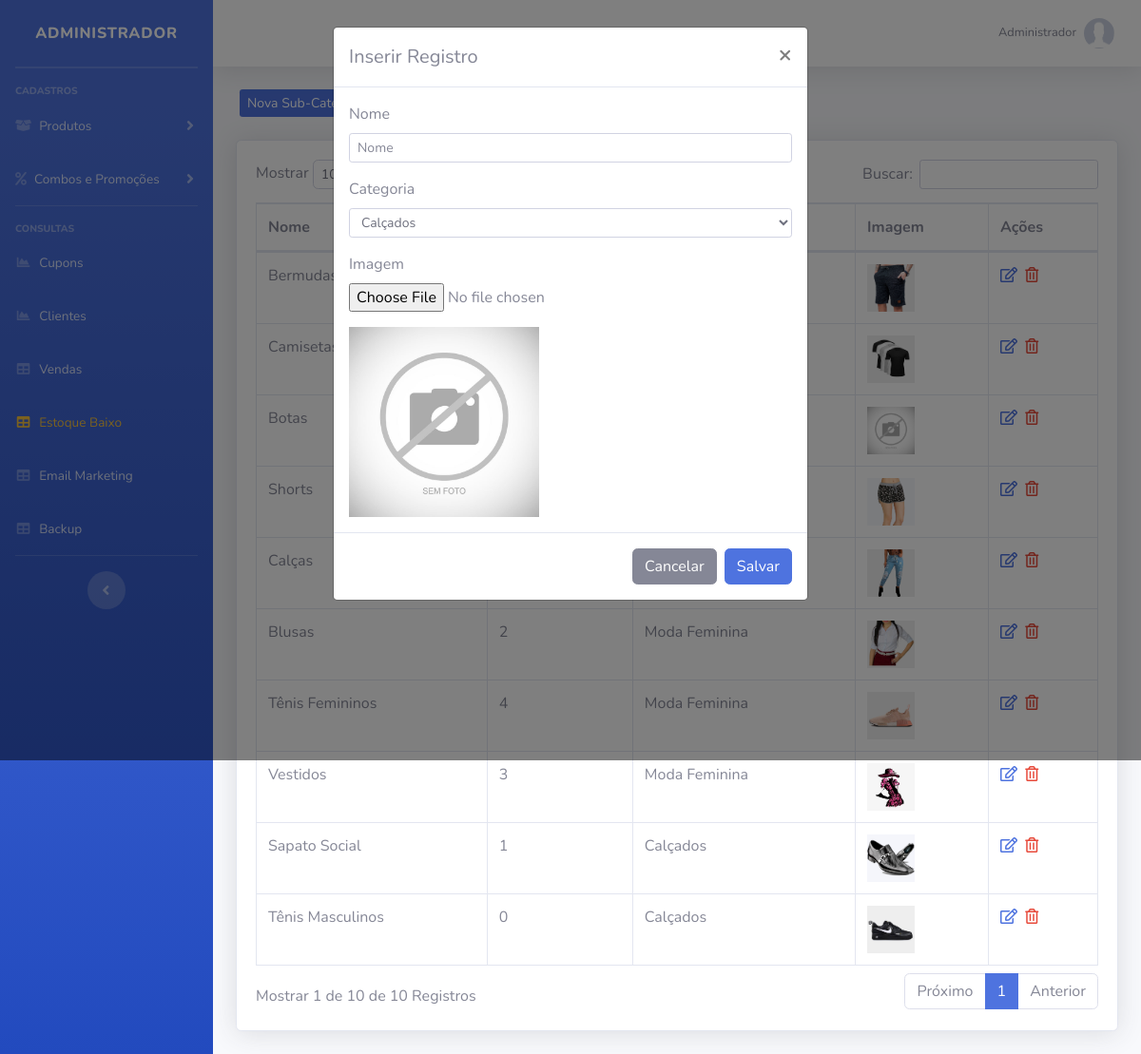
The page /sistema/painel-admin/index.php?pag=sub-categorias&funcao=novo (signed in) on the database its author committed.
### tables this page shows
CREATE TABLE `usuarios` (
  `id` int(11) NOT NULL AUTO_INCREMENT,
  `nome` varchar(50) NOT NULL,
  `cpf` varchar(20) NOT NULL,
  `email` varchar(50) NOT NULL,
  `senha` varchar(35) NOT NULL,
  `senha_crip` varchar(150) NOT NULL,
  `nivel` varchar(20) NOT NULL,
  PRIMARY KEY (`id`)
);

CREATE TABLE `sub_categorias` (
  `id` int(11) NOT NULL AUTO_INCREMENT,
  `nome` varchar(50) NOT NULL,
  `nome_url` varchar(50) NOT NULL,
  `imagem` varchar(100) NOT NULL,
  `id_categoria` int(11) NOT NULL,
  PRIMARY KEY (`id`)
);

CREATE TABLE `categorias` (
  `id` int(11) NOT NULL AUTO_INCREMENT,
  `nome` varchar(50) NOT NULL,
  `nome_url` varchar(50) NOT NULL,
  `imagem` varchar(100) NOT NULL,
  PRIMARY KEY (`id`)
);

### config.php (called while the page is built, shortened)
<?php
$nivel_estoque = 5;
 ?>

### sistema/painel-admin/sub-categorias.php (the view, shortened to what this page needs)
<?php
$pag = "sub-categorias";
require_once("../../conexao.php");
?>
<div class="row mt-4 mb-4">
    <a type="button" class="btn-primary btn-sm ml-3 d-none d-md-block" href="index.php?pag=<?php echo $pag ?>&funcao=novo">Nova Sub-Categoria</a>
</div>
<div class="card shadow mb-4">
    <div class="card-body">
        <div class="table-responsive">
            <table class="table table-bordered" id="dataTable" width="100%" cellspacing="0">
                <thead>
                    <tr>
                        <th>Nome</th>
                        <th>Produtos</th>
                        <th>Categoria</th>
                        <th>Imagem</th>
                        <th>Ações</th>
                    </tr>
                </thead>
                <tbody>
                   <?php
                   $query = $pdo->query("SELECT * FROM sub_categorias order by id desc ");
                   $res = $query->fetchAll(PDO::FETCH_ASSOC);
                   for ($i=0; $i < count($res); $i++) {
                      $nome = $res[$i]['nome'];
                      $imagem = $res[$i]['imagem'];
                      $categoria = $res[$i]['id_categoria'];
                      $id = $res[$i]['id'];
                      $query2 = $pdo->query("SELECT * from categorias where id = '$categoria' ");
                      $res2 = $query2->fetchAll(PDO::FETCH_ASSOC);
                      $nome_cat = $res2[0]['nome'];
                      $query3 = $pdo->query("SELECT * FROM produtos where sub_categoria = '$id' ");
                      $res3 = $query3->fetchAll(PDO::FETCH_ASSOC);
                      $itens = @count($res3);
                      ?>
                    <tr>
                        <td><?php echo $nome ?></td>
                        <td><?php echo $itens ?></td>
                        <td><?php echo $nome_cat ?></td>
                        <td><img src="../../img/sub-categorias/<?php echo $imagem ?>" width="50"></td>
                        <td>
                             <a href="index.php?pag=<?php echo $pag ?>&funcao=editar&id=<?php echo $id ?>" class='text-primary mr-1' title='Editar Dados'><i class='far fa-edit'></i></a>
                            <a href="index.php?pag=<?php echo $pag ?>&funcao=excluir&id=<?php echo $id ?>" class='text-danger mr-1' title='Excluir Registro'><i class='far fa-trash-alt'></i></a>
                        </td>
                    </tr>
<?php } ?>
                </tbody>
            </table>
        </div>
    </div>
</div>
<div class="modal fade" id="modalDados" tabindex="-1" role="dialog" aria-labelledby="exampleModalLabel" aria-hidden="true">
    <div class="modal-dialog" role="document">
        <div class="modal-content">
            <div class="modal-header">
                <?php
                if (@$_GET['funcao'] == 'editar') {
                    $titulo = "Editar Registro";
                    $id2 = $_GET['id'];
                    $query = $pdo->query("SELECT * FROM sub_categorias where id = '" . $id2 . "' ");
                    $res = $query->fetchAll(PDO::FETCH_ASSOC);
                    $nome2 = $res[0]['nome'];
                    $imagem2 = $res[0]['imagem'];
                    $categoria2 = $res[0]['id_categoria'];
                } else {
                    $titulo = "Inserir Registro";
                }
                ?>
                <h5 class="modal-title" id="exampleModalLabel"><?php echo $titulo ?></h5>
                <button type="button" class="close" data-dismiss="modal" aria-label="Close">
                    <span aria-hidden="true">&times;</span>
                </button>
            </div>
            <form id="form" method="POST">
                <div class="modal-body">
                    <div class="form-group">
                        <label >Nome</label>
                        <input value="<?php echo @$nome2 ?>" type="text" class="form-control form-control-sm" id="nome-cat" name="nome-cat" placeholder="Nome">
                    </div>
                     <div class="form-group">
                        <label >Categoria</label>
                        <select class="form-control form-control-sm" name="categoria" id="categoria">
                            <?php
                                 $query2 = $pdo->query("SELECT * from categorias order by nome asc ");
                                     $res2 = $query2->fetchAll(PDO::FETCH_ASSOC);
                                     for ($i=0; $i < count($res2); $i++) {
                                        if(@$nomeCat != $res2[$i]['nome']){
                                           echo "<option value='".$res2[$i]['id']."' >" . $res2[$i]['nome'] . "</option>";
                                        }
                                    }
                             ?>
                        </select>
                    </div>
                    <div class="form-group">
                        <label >Imagem</label>
                        <input type="file" value="<?php echo @$imagem2 ?>"  class="form-control-file" id="imagem" name="imagem" onChange="carregarImg();">
                    </div>
                    <?php if(@$imagem2 != ""){ ?>
                    	 <img src="../../img/sub-categorias/<?php echo $imagem2 ?>" width="200" height="200" id="target">
                 	<?php  }else{ ?>
                    <img src="../../img/sub-categorias/sem-foto.jpg" width="200" height="200" id="target">
                	<?php } ?>
                </div>
                <div class="modal-footer">
                    <button type="button" id="btn-fechar" class="btn btn-secondary" data-dismiss="modal">Cancelar</button>
                    <button type="submit" name="btn-salvar" id="btn-salvar" class="btn btn-primary">Salvar</button>
                </div>
            </form>
        </div>
    </div>
</div>

### sistema/painel-admin/index.php (shortened to what this page needs)
<?php
require_once("../../conexao.php");
$query = $pdo->query("SELECT * FROM produtos where estoque <= '$nivel_estoque' order by estoque asc ");
$res = $query->fetchAll(PDO::FETCH_ASSOC);
if(@count($res) > 0){
    $classe_estoque = 'text-warning';
}else{
    $classe_estoque = '';
}
$pag = @$_GET["pag"];
$menu1 = "produtos";
$menu2 = "categorias";
$menu3 = "sub-categorias";
$menu4 = "combos";
$menu5 = "promocoes";
$menu6 = "clientes";
$menu7 = "vendas";
$menu8 = "backup";
$menu9 = "tipo-envios";
$menu10 = "carac";
$menu11 = "alertas";
$menu12 = "cupons";
$menu13 = "estoque";
$res = $pdo->query("SELECT * FROM usuarios where id = '$_SESSION[id_usuario]'");
$dados = $res->fetchAll(PDO::FETCH_ASSOC);
$nome_usu = @$dados[0]['nome'];
?>
<!DOCTYPE html>
<html lang="en">
<head>
    <link href="../vendor/fontawesome-free/css/all.min.css" rel="stylesheet" type="text/css">
    <link href="../css/sb-admin-2.min.css" rel="stylesheet">
    <link href="../css/style.css" rel="stylesheet">
    <link href="../vendor/datatables/dataTables.bootstrap4.min.css" rel="stylesheet">
</head>
<body id="page-top">
    <div id="wrapper">
        <ul class="navbar-nav bg-gradient-primary sidebar sidebar-dark accordion" id="accordionSidebar">
            <a class="sidebar-brand d-flex align-items-center justify-content-center" href="index.php">
                <div class="sidebar-brand-text mx-3">Administrador</div>
            </a>
            <hr class="sidebar-divider my-0">
            <hr class="sidebar-divider">
            <div class="sidebar-heading">
                Cadastros
            </div>
            <li class="nav-item">
                <a class="nav-link collapsed" href="#" data-toggle="collapse" data-target="#collapseTwo" aria-expanded="true" aria-controls="collapseTwo">
                    <i class="fas fa-box-open"></i>
                    <span>Produtos</span>
                </a>
            </li>
            <li class="nav-item">
                <a class="nav-link collapsed" href="#" data-toggle="collapse" data-target="#collapseUtilities" aria-expanded="true" aria-controls="collapseUtilities">
                    <i class="fas fa-percent"></i>
                    <span>Combos e Promoções</span>
                </a>
            </li>
            <hr class="sidebar-divider">
            <div class="sidebar-heading">
                Consultas
            </div>
             <li class="nav-item">
                <a class="nav-link" href="index.php?pag=<?php echo $menu12 ?>">
                    <i class="fas fa-fw fa-chart-area"></i>
                    <span>Cupons</span></a>
                </li>
            <li class="nav-item">
                <a class="nav-link" href="index.php?pag=<?php echo $menu6 ?>">
                    <i class="fas fa-fw fa-chart-area"></i>
                    <span>Clientes</span></a>
                </li>
                <li class="nav-item">
                    <a class="nav-link" href="index.php?pag=<?php echo $menu7 ?>">
                        <i class="fas fa-fw fa-table"></i>
                        <span>Vendas</span></a>
                    </li>
                     <li class="nav-item">
                    <a class="nav-link" href="index.php?pag=<?php echo $menu13 ?>">
                        <i class="fas fa-fw fa-table <?php echo $classe_estoque ?>"></i>
                        <span class="<?php echo $classe_estoque ?>">Estoque Baixo</span></a>
                    </li>
                     <li class="nav-item">
                        <a class="nav-link" href="" data-toggle="modal" data-target="#ModalEmail">
                            <i class="fas fa-fw fa-table"></i>
                            <span>Email Marketing</span></a>
                        </li>
                    <li class="nav-item">
                        <a class="nav-link" href="backup.php">
                            <i class="fas fa-fw fa-table"></i>
                            <span>Backup</span></a>
                        </li>
                        <hr class="sidebar-divider d-none d-md-block">
                        <div class="text-center d-none d-md-inline">
                            <button class="rounded-circle border-0" id="sidebarToggle"></button>
                        </div>
                    </ul>
                    <div id="content-wrapper" class="d-flex flex-column">
                        <div id="content">
                            <nav class="navbar navbar-expand navbar-light bg-white topbar mb-4 static-top shadow">
                                <ul class="navbar-nav ml-auto">
                                    <li class="nav-item dropdown no-arrow">
                                        <a class="nav-link dropdown-toggle" href="#" id="userDropdown" role="button" data-toggle="dropdown" aria-haspopup="true" aria-expanded="false">
                                            <span class="mr-2 d-none d-lg-inline text-gray-600 small"><?php echo @$nome_usu ?></span>
                                            <img class="img-profile rounded-circle" src="../../img/sem-foto.jpg">
                                        </a>
                                    </li>
                                </ul>
                            </nav>
                            <div class="container-fluid">
                                <?php if ($pag == null) {
                                    include_once("home.php");
                                } else if ($pag==$menu1) {
                                    include_once($menu1.".php");
                                } else if ($pag==$menu2) {
                                    include_once($menu2.".php");
                                } else if ($pag==$menu3) {
                                    include_once($menu3.".php");
                                } else if ($pag==$menu4) {
                                    include_once($menu4.".php");
                                } else if ($pag==$menu5) {
                                    include_once($menu5.".php");
                                } else if ($pag==$menu6) {
                                    include_once($menu6.".php");
                                } else if ($pag==$menu7) {
                                    include_once($menu7.".php");
                                } else if ($pag==$menu8) {
                                    include_once($menu8.".php");
                                } else if ($pag==$menu9) {
                                    include_once($menu9.".php");
                                } else if ($pag==$menu10) {
                                    include_once($menu10.".php");
                                 } else if ($pag==$menu11) {
                                    include_once($menu11.".php");
                                } else if ($pag==$menu12) {
                                    include_once($menu12.".php");
                                } else if ($pag==$menu13) {
                                    include_once($menu13.".php");
                                } else {
                                    include_once("home.php");
                                }
                                ?>
                            </div>
                        </div>
                    </div>
                </div>
            </body>
            </html>

### rows shown on the page
usuarios: nome "Administrador"
sub_categorias: nome "Bermudas", imagem (picture)
sub_categorias: nome "Camisetas", imagem (picture)
sub_categorias: nome "Botas", imagem (picture)
sub_categorias: nome "Shorts", imagem (picture)
sub_categorias: nome "Calças", imagem (picture)
sub_categorias: nome "Blusas", itens "2", id_categoria.nome "Moda Feminina", imagem (picture)
sub_categorias: nome "Tênis Femininos", itens "4", id_categoria.nome "Moda Feminina", imagem (picture)
sub_categorias: nome "Vestidos", itens "3", id_categoria.nome "Moda Feminina", imagem (picture)
sub_categorias: nome "Sapato Social", itens "1", id_categoria.nome "Calçados", imagem (picture)
sub_categorias: nome "Tênis Masculinos", itens "0", id_categoria.nome "Calçados", imagem (picture)

### other values the page prints
$titulo "Inserir Registro"
form field categoria "Calçados"
